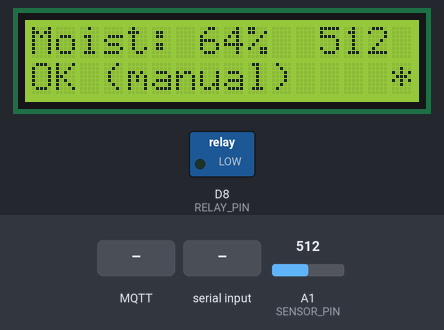
Bench run of a sketch on a simulated Arduino Uno R4 WiFi. Shown: 16×2 character LCD, switched loads named in the sketch (green lamp = pin HIGH). The inputs (shaded band) are chosen by the test bench; at power-on: A1 (SENSOR_PIN) = 512. WiFi joins after 1.5 s; servers stay silent unless stated; no MQTT or app messages arrive unless stated; not simulated (calls return 0 or success): arduino_secrets.h; pins used as bus, display or sensor lines are not drawn; what the sketch prints to the serial monitor is not drawn.

Above: at 2.8 s.
2.9 s: MQTT message "pump" arrives on the first subscribed topic
At 3.6 s:
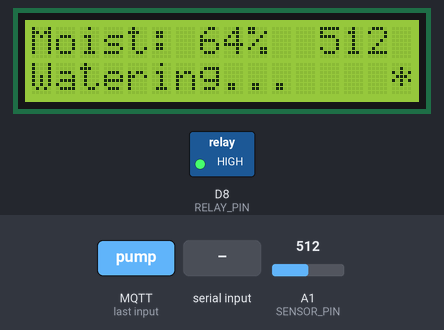
6.5 s: A1 (SENSOR_PIN) set to 716
At 10.9 s:
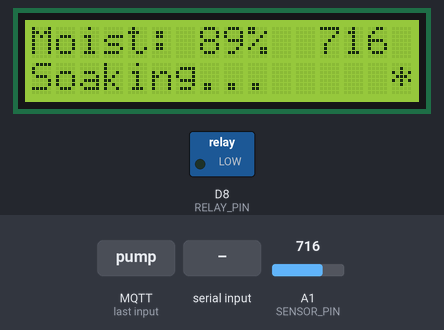
11.5 s: "auto:on" received over Serial
At 20.5 s:
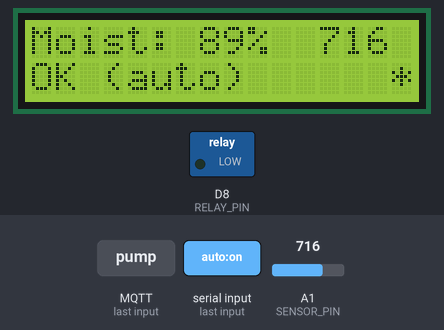
21.4 s: MQTT message "auto:off" arrives on the first subscribed topic
At 22.5 s:
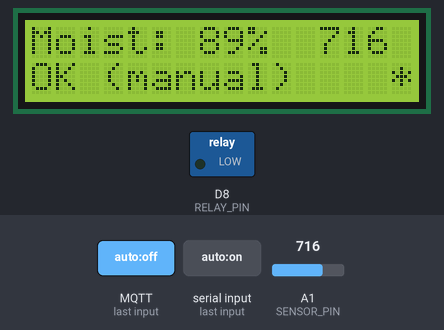
22.9 s: "pump" received over Serial
At 23.6 s:
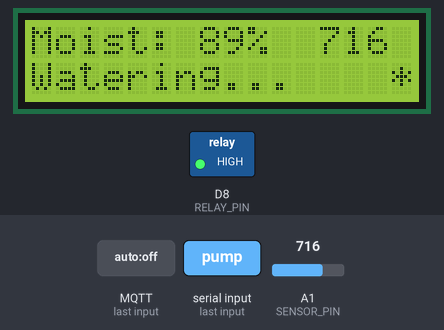
26.4 s: A1 (SENSOR_PIN) set to 900
At 31.0 s:
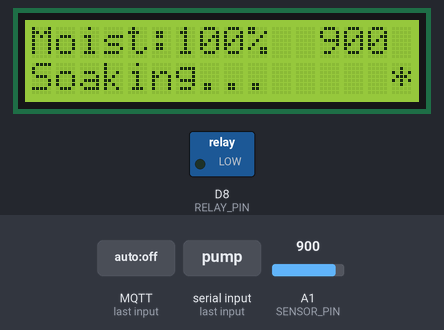
Timing chart, 0 to 32.5 s (numbered marks = the images above; inputs shaded):
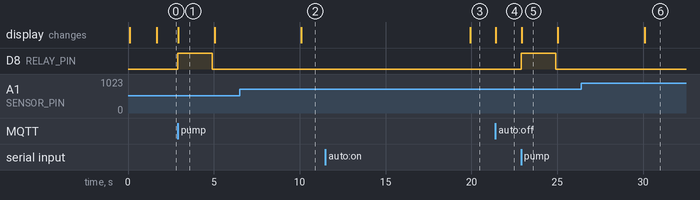

The sketch:

board.ino
```cpp
#include <Wire.h>
#include <LiquidCrystal_I2C.h>
#include <WDT.h>
#include <WiFiS3.h>
#include <ArduinoMqttClient.h>
#include "arduino_secrets.h"

// ---------- Pins ----------
const int SENSOR_POWER = 7;
const int SENSOR_PIN   = A1;
const int RELAY_PIN    = 8;

const int RELAY_ON  = HIGH;  // your relay is active HIGH
const int RELAY_OFF = LOW;

// ---------- Calibration (fill in your numbers) ----------
const int RAW_DRY = 0;
const int RAW_WET = 800;
const int DRY_THRESHOLD = 30;

// ---------- Timing ----------
const unsigned long READ_INTERVAL = 5000;
const unsigned long PUMP_TIME     = 2000;
const unsigned long SOAK_TIME     = 15000;
const unsigned long HOUR          = 3600000UL;
const int MAX_PUMPS_PER_HOUR      = 5;
const unsigned long WDT_TIMEOUT   = 4000;
const unsigned long NET_RETRY     = 10000;   // retry network every 10 s

// ---------- MQTT ----------
// Public broker: anyone who knows your topic can read/send. Use a random topic name.
const char BROKER[]       = "broker.hivemq.com";
const int  BROKER_PORT    = 1883;
const char TOPIC_STATUS[] = "azur-plant-x7k2/status";   // board -> website
const char TOPIC_CMD[]    = "azur-plant-x7k2/cmd";      // website -> board
const char TOPIC_ONLINE[] = "azur-plant-x7k2/online";   // "1" / "0"

WiFiClient wifiClient;
MqttClient mqtt(wifiClient);

LiquidCrystal_I2C lcd(0x27, 16, 2);

enum State { IDLE, PUMPING, SOAKING, LOCKED };
State state = IDLE;
bool autoWater = false;

unsigned long lastRead = 0, pumpStart = 0, soakStart = 0, hourStart = 0, lastNetTry = 0;
int pumpsThisHour = 0;
int raw = 0, moisture = 0;

// ---------- Sensor / pump ----------
int readRaw() {
  digitalWrite(SENSOR_POWER, HIGH);
  delay(10);
  int v = analogRead(SENSOR_PIN);
  digitalWrite(SENSOR_POWER, LOW);
  return v;
}

int toPercent(int r) {
  return constrain(map(r, RAW_DRY, RAW_WET, 0, 100), 0, 100);
}

void pump(bool on) {
  digitalWrite(RELAY_PIN, on ? RELAY_ON : RELAY_OFF);
}

const char* stateName() {
  switch (state) {
    case IDLE:    return autoWater ? "OK (auto)" : "OK (manual)";
    case PUMPING: return "Watering...";
    case SOAKING: return "Soaking...";
    case LOCKED:  return "Check water!";
  }
  return "";
}

const char* stateCode() {
  switch (state) {
    case IDLE:    return "idle";
    case PUMPING: return "pumping";
    case SOAKING: return "soaking";
    case LOCKED:  return "locked";
  }
  return "";
}

// ---------- Output ----------
void publishStatus() {
  if (!mqtt.connected()) return;
  char json[128];
  snprintf(json, sizeof(json),
    "{\"moisture\":%d,\"raw\":%d,\"state\":\"%s\",\"auto\":%s,\"pumps\":%d}",
    moisture, raw, stateCode(), autoWater ? "true" : "false", pumpsThisHour);
  mqtt.beginMessage(TOPIC_STATUS, true);   // retained: website gets last value on connect
  mqtt.print(json);
  mqtt.endMessage();
}

void refresh() {
  char line[17];
  snprintf(line, sizeof(line), "Moist:%3d%% %4d", moisture, raw);
  lcd.setCursor(0, 0);
  lcd.print(line);
  snprintf(line, sizeof(line), "%-15s%c", stateName(), mqtt.connected() ? '*' : ' ');
  lcd.setCursor(0, 1);
  lcd.print(line);

  Serial.print(raw); Serial.print("  ");
  Serial.print(moisture); Serial.print("%  ");
  Serial.println(stateName());

  publishStatus();
}

void resyncLcd() {
  delay(50);
  lcd.init();
  lcd.backlight();
  refresh();
}

// ---------- Commands (Serial + MQTT) ----------
bool startPump() {
  if (state != IDLE) return false;
  if (pumpsThisHour >= MAX_PUMPS_PER_HOUR) return false;
  pump(true);
  pumpStart = millis();
  pumpsThisHour++;
  state = PUMPING;
  refresh();
  return true;
}

void handleCommand(const char* cmd) {
  if (strcmp(cmd, "pump") == 0) {
    Serial.println(startPump() ? "Pump started" : "Pump busy/locked");
  } else if (strcmp(cmd, "auto:on") == 0) {
    autoWater = true;
    refresh();
  } else if (strcmp(cmd, "auto:off") == 0) {
    autoWater = false;
    refresh();
  } else if (strcmp(cmd, "status") == 0) {
    refresh();
  }
}

void handleSerial() {
  if (!Serial.available()) return;
  char c = Serial.read();
  if (c == 'p') handleCommand("pump");
  if (c == 'a') handleCommand(autoWater ? "auto:off" : "auto:on");
}

void onMqttMessage(int size) {
  char buf[32];
  int n = 0;
  while (mqtt.available() && n < (int)sizeof(buf) - 1) {
    buf[n++] = (char)mqtt.read();
  }
  buf[n] = '\0';
  while (mqtt.available()) mqtt.read();   // drop anything too long
  Serial.print("MQTT cmd: "); Serial.println(buf);
  handleCommand(buf);
}

// ---------- Network ----------
bool connectWifi() {
  if (WiFi.status() == WL_CONNECTED) return true;
  Serial.print("WiFi connecting... ");
  WiFi.begin(SECRET_SSID, SECRET_PASS);
  bool ok = WiFi.status() == WL_CONNECTED;
  Serial.println(ok ? "OK" : "failed");
  return ok;
}

bool connectMqtt() {
  char id[32];
  snprintf(id, sizeof(id), "azur-plant-%lu", millis());
  mqtt.setId(id);
  mqtt.setConnectionTimeout(2000);
  mqtt.setKeepAliveInterval(15000);

  mqtt.beginWill(TOPIC_ONLINE, true, 1);   // broker sends "0" if we disappear
  mqtt.print("0");
  mqtt.endWill();

  Serial.print("MQTT connecting... ");
  if (!mqtt.connect(BROKER, BROKER_PORT)) {
    Serial.println("failed");
    return false;
  }
  Serial.println("OK");

  mqtt.onMessage(onMqttMessage);
  mqtt.subscribe(TOPIC_CMD);

  mqtt.beginMessage(TOPIC_ONLINE, true);
  mqtt.print("1");
  mqtt.endMessage();

  refresh();
  return true;
}

void maintainNetwork(unsigned long now) {
  if (mqtt.connected()) {
    mqtt.poll();
    return;
  }
  if (state == PUMPING) return;              // never block while the pump is on
  if (now - lastNetTry < NET_RETRY) return;
  lastNetTry = now;
  if (connectWifi()) connectMqtt();
}

// ---------- Main ----------
void setup() {
  digitalWrite(RELAY_PIN, RELAY_OFF);
  pinMode(RELAY_PIN, OUTPUT);
  pinMode(SENSOR_POWER, OUTPUT);
  digitalWrite(SENSOR_POWER, LOW);

  Serial.begin(115200);
  lcd.init();
  lcd.backlight();

  raw = readRaw();
  moisture = toPercent(raw);
  refresh();

  // connect before the watchdog starts, WiFi can take several seconds
  if (connectWifi()) connectMqtt();

  Serial.println("Commands: p = pump once, a = toggle auto");
  WDT.begin(WDT_TIMEOUT);
}

void loop() {
  WDT.refresh();
  unsigned long now = millis();

  handleSerial();
  maintainNetwork(now);

  if (now - hourStart >= HOUR) {
    hourStart = now;
    pumpsThisHour = 0;
    if (state == LOCKED) {
      state = IDLE;
      refresh();
    }
  }

  if (now - lastRead >= READ_INTERVAL) {
    lastRead = now;
    raw = readRaw();
    moisture = toPercent(raw);
    refresh();
  }

  switch (state) {
    case IDLE:
      if (autoWater && moisture < DRY_THRESHOLD) {
        if (!startPump()) {
          state = LOCKED;
          refresh();
        }
      }
      break;

    case PUMPING:
      if (now - pumpStart >= PUMP_TIME) {
        pump(false);
        soakStart = now;
        state = SOAKING;
        resyncLcd();
      }
      break;

    case SOAKING:
      if (now - soakStart >= SOAK_TIME) {
        state = IDLE;
        lastRead = 0;
      }
      break;

    case LOCKED:
      break;
  }
}
```

Measured:
- after the input at 2.9 s, D8 (RELAY_PIN): LOW → HIGH at once, → LOW 2.0 s later; the display: changes at once (image 1)
- after the input at 6.5 s, the display: changes after 3.6 s (image 2)
- after the input at 11.5 s, the display: changes after 8.4 s (image 3)
- after the input at 21.4 s, the display: changes at once (image 4)
- after the input at 22.9 s, D8 (RELAY_PIN): LOW → HIGH at once, → LOW 2.0 s later; the display: changes at once (image 5)
- after the input at 26.4 s, the display: changes after 3.7 s (image 6)
- what the display in image 1 shows lasts 2.1 s, from 2.9 s to 5.0 s
